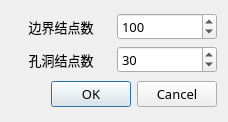
<?xml version="1.0" encoding="UTF-8"?>
<ui version="4.0">
 <class>MeshParameter</class>
 <widget class="QDialog" name="MeshParameter">
  <property name="geometry">
   <rect>
    <x>0</x>
    <y>0</y>
    <width>228</width>
    <height>122</height>
   </rect>
  </property>
  <property name="font">
   <font>
    <family>微软雅黑</family>
    <pointsize>10</pointsize>
   </font>
  </property>
  <property name="windowTitle">
   <string>网格参数</string>
  </property>
  <layout class="QVBoxLayout" name="verticalLayout_2">
   <item>
    <layout class="QVBoxLayout" name="verticalLayout">
     <item>
      <layout class="QHBoxLayout" name="horizontalLayout">
       <item>
        <widget class="QLabel" name="label">
         <property name="text">
          <string>边界结点数</string>
         </property>
         <property name="alignment">
          <set>Qt::AlignCenter</set>
         </property>
        </widget>
       </item>
       <item>
        <widget class="QDoubleSpinBox" name="boundaryNodes">
         <property name="decimals">
          <number>0</number>
         </property>
         <property name="minimum">
          <double>1.000000000000000</double>
         </property>
         <property name="maximum">
          <double>10000.000000000000000</double>
         </property>
         <property name="value">
          <double>100.000000000000000</double>
         </property>
        </widget>
       </item>
      </layout>
     </item>
     <item>
      <layout class="QHBoxLayout" name="horizontalLayout_2">
       <item>
        <widget class="QLabel" name="label_2">
         <property name="text">
          <string>孔洞结点数</string>
         </property>
         <property name="alignment">
          <set>Qt::AlignCenter</set>
         </property>
        </widget>
       </item>
       <item>
        <widget class="QDoubleSpinBox" name="holeNodes">
         <property name="decimals">
          <number>0</number>
         </property>
         <property name="minimum">
          <double>1.000000000000000</double>
         </property>
         <property name="maximum">
          <double>200.000000000000000</double>
         </property>
         <property name="value">
          <double>30.000000000000000</double>
         </property>
        </widget>
       </item>
      </layout>
     </item>
    </layout>
   </item>
   <item>
    <widget class="QDialogButtonBox" name="buttonBox">
     <property name="orientation">
      <enum>Qt::Horizontal</enum>
     </property>
     <property name="standardButtons">
      <set>QDialogButtonBox::Cancel|QDialogButtonBox::Ok</set>
     </property>
    </widget>
   </item>
  </layout>
 </widget>
 <resources/>
 <connections>
  <connection>
   <sender>buttonBox</sender>
   <signal>accepted()</signal>
   <receiver>MeshParameter</receiver>
   <slot>accept()</slot>
   <hints>
    <hint type="sourcelabel">
     <x>248</x>
     <y>254</y>
    </hint>
    <hint type="destinationlabel">
     <x>157</x>
     <y>274</y>
    </hint>
   </hints>
  </connection>
  <connection>
   <sender>buttonBox</sender>
   <signal>rejected()</signal>
   <receiver>MeshParameter</receiver>
   <slot>reject()</slot>
   <hints>
    <hint type="sourcelabel">
     <x>316</x>
     <y>260</y>
    </hint>
    <hint type="destinationlabel">
     <x>286</x>
     <y>274</y>
    </hint>
   </hints>
  </connection>
 </connections>
</ui>
